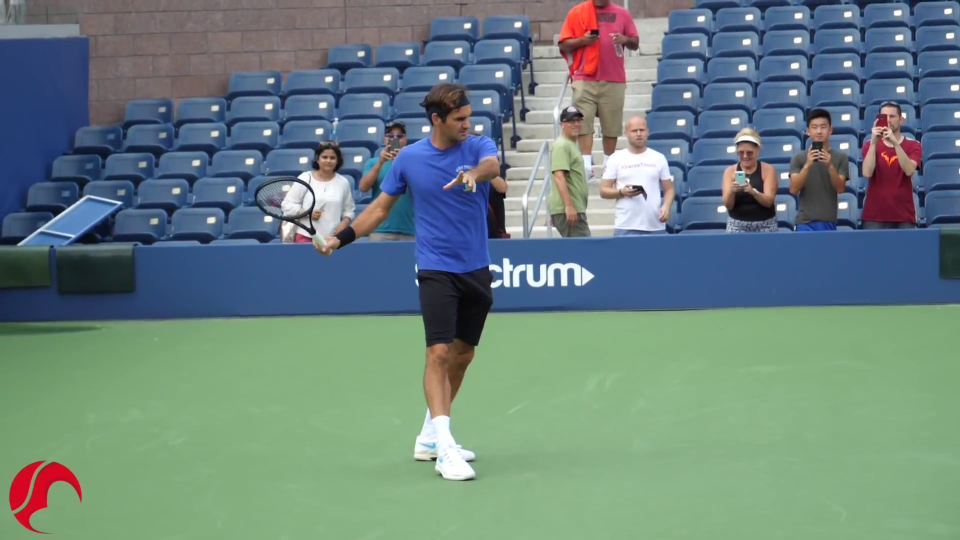
#> input picture frame 30 of video.mp4, 1920 x 1080 px (shown at 1/2 size)
$ jupyter execute --allow-errors 'Inspect Openpose vs Detectron2.ipynb'
#> lines starting #> are read from the running program, lines starting #| are printed output that depends on the picture
[cell 1]
import matplotlib.pyplot as plt
import matplotlib.cm as cm
from mpl_toolkits.mplot3d import Axes3D
from mpl_toolkits.mplot3d import proj3d
from matplotlib import collections  as mc
import numpy as np
import cv2

#> (a cell that did not finish here is left out)

#> (a cell that did not finish here is left out)

#> (a cell that did not finish here is left out)

#> (a cell that did not finish here is left out)

[cell 6]
plt.ioff()

cap = cv2.VideoCapture('video.mp4')
#> (the rest of this cell did not finish here and is left out)

[cell 7]
plt.clf()

#> (a cell that did not finish here is left out)

#> (a cell that did not finish here is left out)

#> (a cell that did not finish here is left out)

#> (a cell that did not finish here is left out)

#> (a cell that did not finish here is left out)

#> (a cell that did not finish here is left out)

#> (a cell that did not finish here is left out)

[cell 15]
x = np.linspace(0, 2*np.pi, 10)
y = np.sin(x)
xvals = np.linspace(0, 2*np.pi, 50)
yinterp = np.interp(xvals, x, y)
import matplotlib.pyplot as plt
plt.plot(x, y, 'o')

plt.plot(xvals, yinterp, '-x')

plt.show()
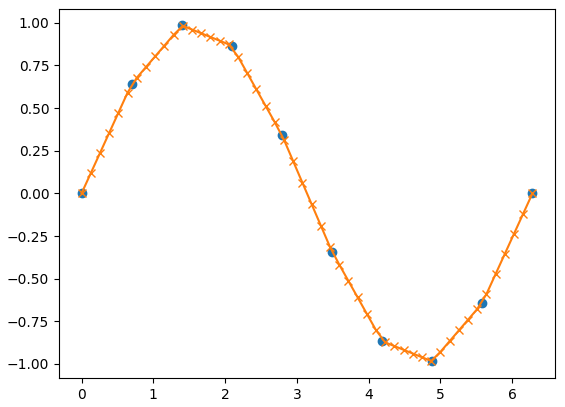
#> figure drawn by matplotlib, 1 panel; curve peaks at x = 1.4, y = 0.985; curve peaks at x = 1.41, y = 0.982
